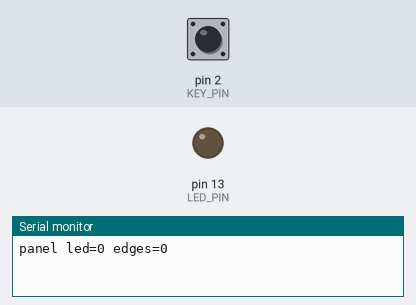
A sketch run on a simulated Arduino Uno, built with avr-gcc and run on an emulated ATmega328P. Shown: output pins drawn as LEDs (lit = HIGH), the last lines printed to the serial monitor. Inputs (shaded band) come from the test bench; at power-on: pin 2 (KEY_PIN) HIGH.

Above: at 1.2 s.
1.3 s: pin 2 (KEY_PIN) pulled LOW for 0.15 s
At 2.6 s:
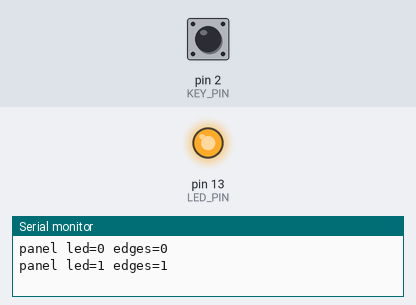
2.9 s: pin 2 (KEY_PIN) pulled LOW for 1 s
At 5.1 s:
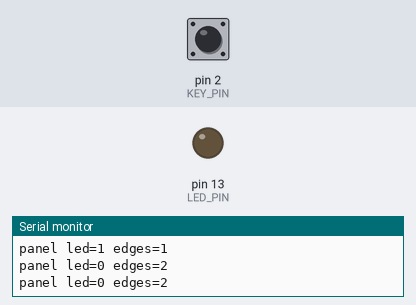
5.4 s: pin 2 (KEY_PIN) pulled LOW for 3.2 s
At 10.0 s:
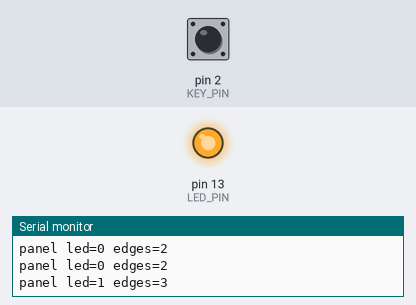
Timing chart, 0 to 11.5 s (numbered marks = the images above; inputs shaded):
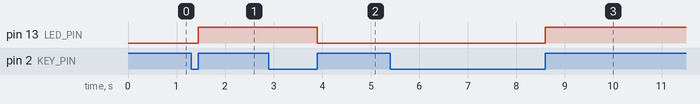

Measured:
- after the input at 1.3 s, pin 13 (LED_PIN): LOW → HIGH after 0.15 s
- after the input at 2.9 s, pin 13 (LED_PIN): HIGH → LOW after 1.0 s
- after the input at 5.4 s, pin 13 (LED_PIN): LOW → HIGH after 3.2 s

The sketch:

sketch.ino
```cpp
// Control-panel key: toggles a status LED for the technician.
// Key on D2 (pull-up to Vcc, closes to ground), LED on D13.

const int KEY_PIN = 2;
const int LED_PIN = 13;
const unsigned long REPORT_MS = 1000;

bool ledLit = false;
int previous = HIGH;
unsigned long lastReport = 0;
unsigned long edgeCount = 0;
unsigned long bootMs = 0;

void writeLed(bool on)
{
    ledLit = on;
    digitalWrite(LED_PIN, on ? HIGH : LOW);
}

void flipLed()
{
    writeLed(!ledLit);
    edgeCount++;
}

bool risingEdge(int previousLevel, int currentLevel)
{
    return previousLevel == LOW && currentLevel == HIGH;
}

void report()
{
    Serial.print("panel led=");
    Serial.print(ledLit ? 1 : 0);
    Serial.print(" edges=");
    Serial.println(edgeCount);
}

void setup()
{
    pinMode(KEY_PIN, INPUT_PULLUP);
    pinMode(LED_PIN, OUTPUT);
    writeLed(false);
    Serial.begin(9600);
    previous = digitalRead(KEY_PIN);
    lastReport = millis();
    bootMs = millis();
}

void loop()
{
    int nowLevel = digitalRead(KEY_PIN);

    if (risingEdge(previous, nowLevel))
    {
        flipLed();
    }
    previous = nowLevel;

    unsigned long t = millis();
    if (t - lastReport >= REPORT_MS)
    {
        lastReport = t;
        report();
    }
}
```
